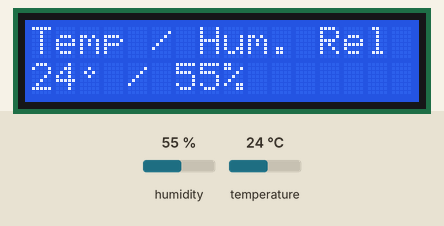
Bench run of a sketch on a simulated Arduino Uno, built with avr-gcc and run on an emulated ATmega328P. Shown: 16×2 character LCD. Wiring (inferred from the names in the program): DHT11 sensor: data pin 2. The test bench sets the inputs (shaded band); at power-on: humidity 55 %, temperature 24 °C.

Above: at 1.2 s.
1.3 s: humidity set to 22 %
At 4.0 s:
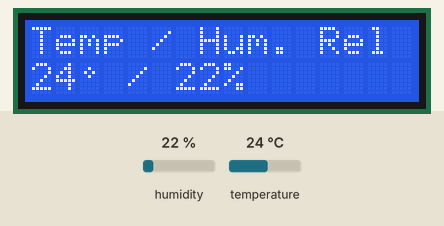
6.1 s: temperature set to 12 °C
At 7.6 s:
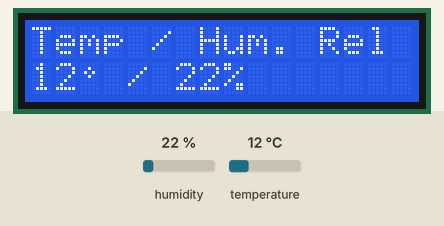
10.7 s: humidity set to 40 %
At 12.4 s:
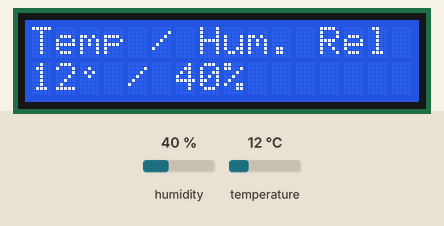
15.2 s: temperature set to 19 °C
At 17.2 s:
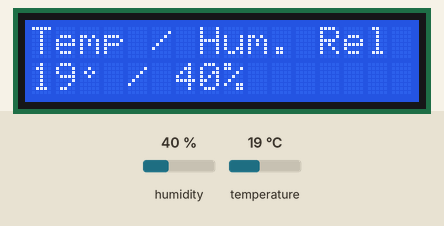
Timing chart, 0 to 18.7 s (numbered marks = the images above; inputs shaded):
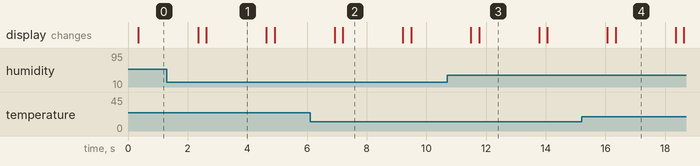

The sketch:

LiquidCrystal_Temp.ino
```cpp
#include <LiquidCrystal.h>
#include <DHT.h>

#define DHTPIN 2
#define DHTTYPE DHT11

int pinRS = 8;
int pinRW = 13;
int enabled = 9;
int pinD0 = 4;
int pinD1 = 5;
int pinD2 = 6;
int pinD3 = 7;

byte grado[8] = {
  B00000,
  B00100,
  B01010,
  B00100,
  B00000,
  B00000,
  B00000,
  B00000
};

LiquidCrystal lcd(pinRS, pinRW, enabled, pinD0, pinD1, pinD2, pinD3);
DHT dht(DHTPIN, DHTTYPE);

void setup() {
  lcd.begin(16, 2);              // start the library
  lcd.createChar(0, grado);
  lcd.setCursor(0, 0);

  dht.begin();
}

void loop() {
  lcd.clear();
  lcd.print("Temp / Hum. Rel");

  lcd.setCursor(0, 1);           // move to the begining of the second line

  float h = dht.readHumidity();
  float t = dht.readTemperature();

  if (isnan(h) || isnan(t))  {
    lcd.print("Error de lectura");
  } else {
    char result[25];
    char result2[25];

    //sprintf(result, "%i / %i", (int)t, (int)h);
    lcd.print((int)t);
    lcd.write(byte(0));
    lcd.print(" / ");
    lcd.print((int)h);
    lcd.write(37);
  }
  delay(1000);
}
```

Measured:
- after the input at 1.3 s, the display: first differs from a run without the input after 1.3 s (image 1)
- after the input at 6.1 s, the display: first differs from a run without the input after 1.1 s (image 2)
- after the input at 10.7 s, the display: first differs from a run without the input after 1.1 s (image 3)
- after the input at 15.2 s, the display: first differs from a run without the input after 1.1 s (image 4)
- what the display in image 1 shows lasts 2.0 s, from 2.6 s to 4.6 s
